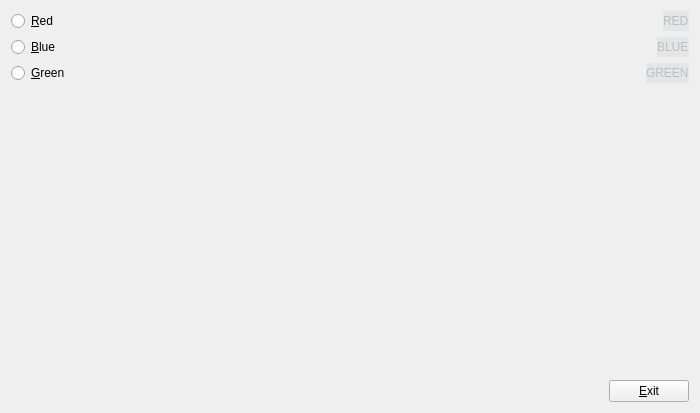
<?xml version="1.0" encoding="UTF-8"?>
<ui version="4.0">
 <class>MyForm</class>
 <widget class="QWidget" name="MyForm">
  <property name="geometry">
   <rect>
    <x>0</x>
    <y>0</y>
    <width>700</width>
    <height>413</height>
   </rect>
  </property>
  <property name="windowTitle">
   <string>Form</string>
  </property>
  <layout class="QVBoxLayout" name="verticalLayout">
   <item>
    <layout class="QHBoxLayout" name="horizontalLayout">
     <item>
      <widget class="QRadioButton" name="R_button">
       <property name="text">
        <string>&amp;Red</string>
       </property>
      </widget>
     </item>
     <item>
      <spacer name="horizontalSpacer">
       <property name="orientation">
        <enum>Qt::Horizontal</enum>
       </property>
       <property name="sizeType">
        <enum>QSizePolicy::Expanding</enum>
       </property>
       <property name="sizeHint" stdset="0">
        <size>
         <width>40</width>
         <height>20</height>
        </size>
       </property>
      </spacer>
     </item>
     <item>
      <widget class="QLabel" name="R_label">
       <property name="enabled">
        <bool>false</bool>
       </property>
       <property name="palette">
        <palette>
         <active>
          <colorrole role="Window">
           <brush brushstyle="SolidPattern">
            <color alpha="255">
             <red>255</red>
             <green>0</green>
             <blue>0</blue>
            </color>
           </brush>
          </colorrole>
         </active>
         <inactive>
          <colorrole role="Window">
           <brush brushstyle="SolidPattern">
            <color alpha="255">
             <red>239</red>
             <green>240</green>
             <blue>241</blue>
            </color>
           </brush>
          </colorrole>
         </inactive>
         <disabled>
          <colorrole role="Window">
           <brush brushstyle="SolidPattern">
            <color alpha="255">
             <red>227</red>
             <green>229</green>
             <blue>231</blue>
            </color>
           </brush>
          </colorrole>
         </disabled>
        </palette>
       </property>
       <property name="font">
        <font>
         <family>MS Shell Dlg 2</family>
         <weight>50</weight>
         <bold>false</bold>
         <stylestrategy>PreferAntialias</stylestrategy>
        </font>
       </property>
       <property name="autoFillBackground">
        <bool>true</bool>
       </property>
       <property name="text">
        <string>RED</string>
       </property>
      </widget>
     </item>
    </layout>
   </item>
   <item>
    <layout class="QHBoxLayout" name="horizontalLayout_2">
     <item>
      <widget class="QRadioButton" name="B_button">
       <property name="text">
        <string>&amp;Blue</string>
       </property>
      </widget>
     </item>
     <item>
      <spacer name="horizontalSpacer_2">
       <property name="orientation">
        <enum>Qt::Horizontal</enum>
       </property>
       <property name="sizeHint" stdset="0">
        <size>
         <width>40</width>
         <height>20</height>
        </size>
       </property>
      </spacer>
     </item>
     <item>
      <widget class="QLabel" name="B_label">
       <property name="enabled">
        <bool>false</bool>
       </property>
       <property name="palette">
        <palette>
         <active>
          <colorrole role="Window">
           <brush brushstyle="SolidPattern">
            <color alpha="255">
             <red>0</red>
             <green>170</green>
             <blue>255</blue>
            </color>
           </brush>
          </colorrole>
         </active>
         <inactive>
          <colorrole role="Window">
           <brush brushstyle="SolidPattern">
            <color alpha="255">
             <red>239</red>
             <green>240</green>
             <blue>241</blue>
            </color>
           </brush>
          </colorrole>
         </inactive>
         <disabled>
          <colorrole role="Window">
           <brush brushstyle="SolidPattern">
            <color alpha="255">
             <red>227</red>
             <green>229</green>
             <blue>231</blue>
            </color>
           </brush>
          </colorrole>
         </disabled>
        </palette>
       </property>
       <property name="autoFillBackground">
        <bool>true</bool>
       </property>
       <property name="text">
        <string>BLUE</string>
       </property>
      </widget>
     </item>
    </layout>
   </item>
   <item>
    <layout class="QHBoxLayout" name="horizontalLayout_3">
     <item>
      <widget class="QRadioButton" name="G_button">
       <property name="text">
        <string>&amp;Green</string>
       </property>
      </widget>
     </item>
     <item>
      <spacer name="horizontalSpacer_3">
       <property name="orientation">
        <enum>Qt::Horizontal</enum>
       </property>
       <property name="sizeHint" stdset="0">
        <size>
         <width>40</width>
         <height>20</height>
        </size>
       </property>
      </spacer>
     </item>
     <item>
      <widget class="QLabel" name="G_label">
       <property name="enabled">
        <bool>false</bool>
       </property>
       <property name="palette">
        <palette>
         <active>
          <colorrole role="Window">
           <brush brushstyle="SolidPattern">
            <color alpha="255">
             <red>0</red>
             <green>255</green>
             <blue>0</blue>
            </color>
           </brush>
          </colorrole>
         </active>
         <inactive>
          <colorrole role="Window">
           <brush brushstyle="SolidPattern">
            <color alpha="255">
             <red>239</red>
             <green>240</green>
             <blue>241</blue>
            </color>
           </brush>
          </colorrole>
         </inactive>
         <disabled>
          <colorrole role="Window">
           <brush brushstyle="SolidPattern">
            <color alpha="255">
             <red>227</red>
             <green>229</green>
             <blue>231</blue>
            </color>
           </brush>
          </colorrole>
         </disabled>
        </palette>
       </property>
       <property name="autoFillBackground">
        <bool>true</bool>
       </property>
       <property name="text">
        <string>GREEN</string>
       </property>
      </widget>
     </item>
    </layout>
   </item>
   <item>
    <spacer name="verticalSpacer">
     <property name="orientation">
      <enum>Qt::Vertical</enum>
     </property>
     <property name="sizeHint" stdset="0">
      <size>
       <width>20</width>
       <height>264</height>
      </size>
     </property>
    </spacer>
   </item>
   <item>
    <layout class="QHBoxLayout" name="horizontalLayout_4">
     <item>
      <spacer name="horizontalSpacer_4">
       <property name="orientation">
        <enum>Qt::Horizontal</enum>
       </property>
       <property name="sizeHint" stdset="0">
        <size>
         <width>40</width>
         <height>20</height>
        </size>
       </property>
      </spacer>
     </item>
     <item>
      <widget class="QPushButton" name="pushButton">
       <property name="text">
        <string>&amp;Exit</string>
       </property>
      </widget>
     </item>
    </layout>
   </item>
  </layout>
 </widget>
 <resources/>
 <connections>
  <connection>
   <sender>pushButton</sender>
   <signal>clicked()</signal>
   <receiver>MyForm</receiver>
   <slot>close()</slot>
   <hints>
    <hint type="sourcelabel">
     <x>300</x>
     <y>272</y>
    </hint>
    <hint type="destinationlabel">
     <x>229</x>
     <y>196</y>
    </hint>
   </hints>
  </connection>
  <connection>
   <sender>R_button</sender>
   <signal>toggled(bool)</signal>
   <receiver>R_label</receiver>
   <slot>setEnabled(bool)</slot>
   <hints>
    <hint type="sourcelabel">
     <x>50</x>
     <y>24</y>
    </hint>
    <hint type="destinationlabel">
     <x>320</x>
     <y>22</y>
    </hint>
   </hints>
  </connection>
  <connection>
   <sender>B_button</sender>
   <signal>toggled(bool)</signal>
   <receiver>B_label</receiver>
   <slot>setEnabled(bool)</slot>
   <hints>
    <hint type="sourcelabel">
     <x>48</x>
     <y>55</y>
    </hint>
    <hint type="destinationlabel">
     <x>319</x>
     <y>52</y>
    </hint>
   </hints>
  </connection>
  <connection>
   <sender>G_button</sender>
   <signal>toggled(bool)</signal>
   <receiver>G_label</receiver>
   <slot>setEnabled(bool)</slot>
   <hints>
    <hint type="sourcelabel">
     <x>43</x>
     <y>78</y>
    </hint>
    <hint type="destinationlabel">
     <x>316</x>
     <y>83</y>
    </hint>
   </hints>
  </connection>
 </connections>
</ui>
